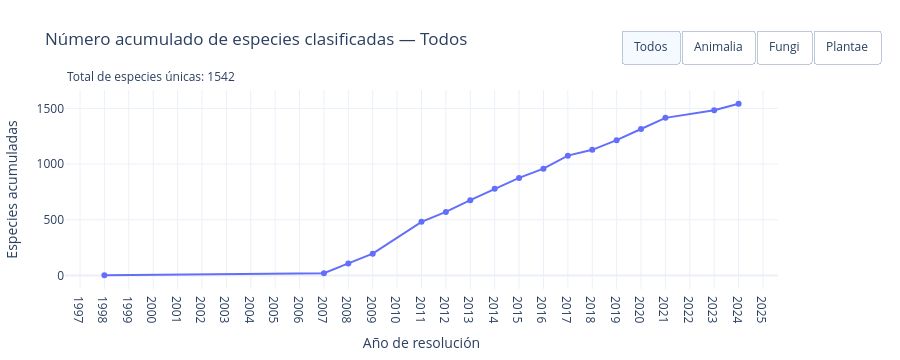
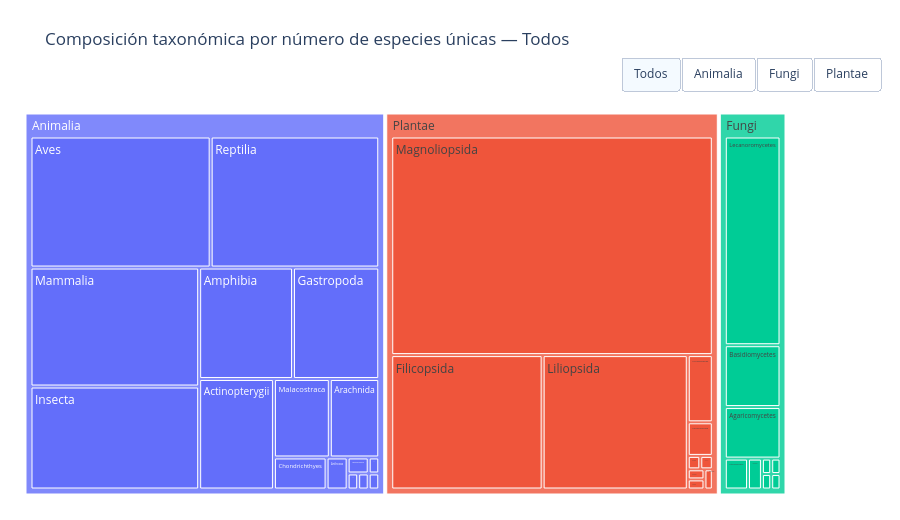

Source (notebook cell) for these figures, in order:
### Markdown cell above
## Observaciones

El seguimiento de este indicador demuestra contar con una línea base robusta y un mecanismo de actualización formal y continuo (los procesos anuales del RCE). La métrica refleja el resultado administrativo del esfuerzo estatal, cumpliendo su función de medir el progreso cuantitativo de ingresos al sistema. Sin embargo, como se detalla a continuación, el valor numérico global por sí solo no permite visibilizar la representatividad ecológica de lo que se está midiendo.

## Brechas

El análisis técnico de este indicador y sus fuentes de información revela importantes desafíos estructurales que deben subsanarse para agilizar el cumplimiento de la meta:
El análisis técnico de este indicador y de la base de datos que lo sustenta revela limitaciones metodológicas que condicionan la interpretación de la cifra final:
- Sesgo de representatividad en el valor numérico: El indicador contabiliza el total de "taxa", sin embargo, al analizar la evolución de la métrica por reinos, se evidencia que grupos como los invertebrados y el reino Fungi están subrepresentados. En consecuencia, el aumento numérico del indicador refleja en gran medida la disponibilidad histórica de datos sesgada hacia vertebrados y plantas.
- Limitaciones de trazabilidad en la base de datos: La herramienta subyacente a este indicador (la planilla de registro del MMA) presenta una arquitectura de datos plana. Esto dificulta realizar un seguimiento relacional a los cambios de estado de una misma especie a lo largo de los años (p. ej., cuando una especie es reevaluada y cambia de categoría). Por lo tanto, el indicador es útil para arrojar un "conteo total acumulado", pero pierde eficacia técnica cuando se intenta extraer de él tendencias de mejora o deterioro temporal de las especies.
- Incertidumbre por falta de estandarización taxonómica: La taxonomía es una disciplina dinámica donde las especies pueden cambiar de nomenclatura o se agrupan según nuevos estudios filogenéticos. Actualmente, el registro del RCE carece de un mecanismo automatizado de sincronización con las actualizaciones del Catálogo Nacional de Especies.

### Code cell
import pandas as pd
import plotly.graph_objects as go
import plotly.express as px

# -----------------------------
# Preparación de datos
# -----------------------------
base = df.copy()

columnas_taxonomicas = [col for col in ["REINO", "FILO", "CLASE", "ORDEN", "FAMILIA"] if col in base.columns]

candidatas_especie = ["NOMBRE CIENTÍFICO", "scientificName", "especie", "species"]
col_especie = next((c for c in candidatas_especie if c in base.columns), None)
if col_especie is None:
    raise ValueError("No se encontró una columna de especie reconocible en el dataframe.")

base["anio_resolucion"] = pd.to_numeric(base["anio_resolucion"], errors="coerce")
base = base.dropna(subset=["anio_resolucion", col_especie]).copy()
base["anio_resolucion"] = base["anio_resolucion"].astype(int)

for col in columnas_taxonomicas:
    base[col] = (
        base[col]
        .fillna("Sin dato")
        .astype(str)
        .str.strip()
        .replace("", "Sin dato")
    )

cols_dedup = ["anio_resolucion", col_especie] + columnas_taxonomicas
base = base.drop_duplicates(subset=cols_dedup)

# -----------------------------
# Reinos
# -----------------------------
reinos = sorted(base["REINO"].dropna().unique().tolist()) if "REINO" in base.columns else []
lista_reinos = ["Todos"] + reinos

# -----------------------------
# Funciones auxiliares
# -----------------------------
def construir_serie(datos):
    if datos.empty:
        return pd.DataFrame(columns=["anio_resolucion", "n_especies", "n_especies_acumuladas"])

    serie = (
        datos.groupby("anio_resolucion")[col_especie]
        .nunique()
        .reset_index(name="n_especies")
        .sort_values("anio_resolucion")
    )
    serie["n_especies_acumuladas"] = serie["n_especies"].cumsum()
    return serie


def construir_treemap_tabla(datos, profundidad="CLASE"):
    columnas_disponibles = [c for c in ["REINO", "FILO", "CLASE", "ORDEN", "FAMILIA"] if c in datos.columns]

    if profundidad not in columnas_disponibles:
        profundidad = columnas_disponibles[-1]

    path = columnas_disponibles[:columnas_disponibles.index(profundidad) + 1]

    tabla = (
        datos.groupby(path)[col_especie]
        .nunique()
        .reset_index(name="n_especies")
    )
    return tabla, path


# -----------------------------
# Precalcular datos por reino
# -----------------------------
series_por_reino = {}
treemap_por_reino = {}

profundidad_treemap = "CLASE" if "CLASE" in columnas_taxonomicas else columnas_taxonomicas[-1]

for reino in lista_reinos:
    datos = base if reino == "Todos" else base[base["REINO"] == reino].copy()
    series_por_reino[reino] = construir_serie(datos)
    treemap_por_reino[reino] = construir_treemap_tabla(datos, profundidad=profundidad_treemap)

# -----------------------------
# Figura 1: línea
# -----------------------------
fig_linea = go.Figure()

for reino in lista_reinos:
    serie = series_por_reino[reino]

    fig_linea.add_trace(
        go.Scatter(
            x=serie["anio_resolucion"],
            y=serie["n_especies"],
            mode="lines+markers",
            name=f"{reino} - anual",
            visible=False,
            hovertemplate="Año: %{x}<br>Especies nuevas: %{y}<extra></extra>"
        )
    )

    fig_linea.add_trace(
        go.Scatter(
            x=serie["anio_resolucion"],
            y=serie["n_especies_acumuladas"],
            mode="lines+markers",
            name=f"{reino} - acumulada",
            visible=False,
            hovertemplate="Año: %{x}<br>Especies acumuladas: %{y}<extra></extra>"
        )
    )

# Visible por defecto: Todos acumulada
if len(fig_linea.data) > 1:
    fig_linea.data[1].visible = True

botones_linea = []
for i, reino in enumerate(lista_reinos):
    visibles = [False] * len(fig_linea.data)
    visibles[2 * i + 1] = True  # acumulada por defecto

    serie = series_por_reino[reino]
    total = int(serie["n_especies"].sum()) if not serie.empty else 0
    primer_anio = int(serie["anio_resolucion"].min()) if not serie.empty else "-"
    ultimo_anio = int(serie["anio_resolucion"].max()) if not serie.empty else "-"

    botones_linea.append(
        dict(
            label=reino,
            method="update",
            args=[
                {"visible": visibles},
                {
                    "title": f"Número acumulado de especies clasificadas — {reino}",
                    "annotations": [
                        dict(
                            x=0, y=1.12, xref="paper", yref="paper",
                            text=f"Total de especies únicas: {total} | Rango temporal: {primer_anio}–{ultimo_anio}",
                            showarrow=False, xanchor="left", align="left"
                        )
                    ]
                }
            ]
        )
    )

fig_linea.update_layout(
    title="Número acumulado de especies clasificadas — Todos",
    template="plotly_white",
    hovermode="x unified",
    autosize=True,
    height=360,
    margin=dict(l=40, r=20, t=90, b=40),
    xaxis=dict(title="Año de resolución", dtick=1),
    yaxis=dict(title="Especies acumuladas"),
    annotations=[
        dict(
            x=0, y=1.12, xref="paper", yref="paper",
            text=(
                f"Total de especies únicas: "
                f"{int(series_por_reino['Todos']['n_especies'].sum()) if not series_por_reino['Todos'].empty else 0}"
            ),
            showarrow=False,
            xanchor="left",
            align="left"
        )
    ],
    updatemenus=[
    dict(
        type="buttons",
        direction="right",
        x=0.78,          # pegado a la izquierda
        y=1.3,          # bajo el título
        xanchor="left",
        yanchor="top",
        pad={"r":8,"t":0},
            showactive=True,
            buttons=botones_linea
        )
    ]
)

# -----------------------------
# Figura 2: treemap
# -----------------------------
fig_tree = go.Figure()

for i, reino in enumerate(lista_reinos):
    tabla_tree, path_tree = treemap_por_reino[reino]

    if tabla_tree.empty:
        fig_tree.add_trace(
            go.Treemap(
                labels=["Sin datos"],
                parents=[""],
                values=[1],
                visible=(i == 0),
                textinfo="label"
            )
        )
    else:
        fig_tmp = px.treemap(
            tabla_tree,
            path=path_tree,
            values="n_especies"
        )

        trace = fig_tmp.data[0]
        trace.visible = (i == 0)
        fig_tree.add_trace(trace)

botones_tree = []
for i, reino in enumerate(lista_reinos):
    visibles = [False] * len(fig_tree.data)
    visibles[i] = True

    botones_tree.append(
        dict(
            label=reino,
            method="update",
            args=[
                {"visible": visibles},
                {"title": f"Composición taxonómica por número de especies únicas — {reino}"}
            ]
        )
    )

fig_tree.update_layout(
    title="Composición taxonómica por número de especies únicas — Todos",
    template="plotly_white",
    autosize=True,
    height=520,
    margin=dict(l=20, r=20, t=90, b=20),
   updatemenus=[
    dict(
        type="buttons",
        direction="right",
        x=0.78,          # pegado a la izquierda
        y=1.08,          # bajo el título
        xanchor="left",
        yanchor="top",
        pad={"r":8,"t":0},
            showactive=True,
            buttons=botones_tree
        )
    ]
)

# -----------------------------
# Mostrar
# -----------------------------
fig_linea.show(config={"responsive": True})
fig_tree.show(config={"responsive": True})

### Figure 1 — Plotly figure (JSON) as saved in the notebook; plotly's stock layout.template omitted (floating-point values rounded to 4 significant figures)
{"data": [{"hovertemplate": "Año: %{x}<br>Especies nuevas: %{y}<extra></extra>", "mode": "lines+markers", "name": "Todos - anual", "type": "scatter", "visible": false, "x": [1998, 2007, 2008, 2009, 2011, 2012, 2013, 2014, 2015, 2016, 2017, 2018, 2019, 2020, 2021, 2023, 2024], "y": [2, 18, 89, 87, 286, 89, 105, 103, 97, 83, 117, 52, 87, 100, 100, 68, 59]}, {"hovertemplate": "Año: %{x}<br>Especies acumuladas: %{y}<extra></extra>", "mode": "lines+markers", "name": "Todos - acumulada", "type": "scatter", "visible": true, "x": [1998, 2007, 2008, 2009, 2011, 2012, 2013, 2014, 2015, 2016, 2017, 2018, 2019, 2020, 2021, 2023, 2024], "y": [2, 20, 109, 196, 482, 571, 676, 779, 876, 959, 1076, 1128, 1215, 1315, 1415, 1483, 1542]}, {"hovertemplate": "Año: %{x}<br>Especies nuevas: %{y}<extra></extra>", "mode": "lines+markers", "name": "Animalia - anual", "type": "scatter", "visible": false, "x": [1998, 2007, 2008, 2009, 2011, 2012, 2013, 2014, 2015, 2016, 2017, 2018, 2019, 2020, 2021, 2023, 2024], "y": [2, 9, 44, 18, 96, 20, 9, 58, 60, 68, 96, 27, 66, 45, 60, 37, 15]}, {"hovertemplate": "Año: %{x}<br>Especies acumuladas: %{y}<extra></extra>", "mode": "lines+markers", "name": "Animalia - acumulada", "type": "scatter", "visible": false, "x": [1998, 2007, 2008, 2009, 2011, 2012, 2013, 2014, 2015, 2016, 2017, 2018, 2019, 2020, 2021, 2023, 2024], "y": [2, 11, 55, 73, 169, 189, 198, 256, 316, 384, 480, 507, 573, 618, 678, 715, 730]}, {"hovertemplate": "Año: %{x}<br>Especies nuevas: %{y}<extra></extra>", "mode": "lines+markers", "name": "Fungi - anual", "type": "scatter", "visible": false, "x": [2015, 2017, 2018, 2019, 2020, 2021, 2023, 2024], "y": [22, 6, 16, 16, 45, 21, 6, 5]}, {"hovertemplate": "Año: %{x}<br>Especies acumuladas: %{y}<extra></extra>", "mode": "lines+markers", "name": "Fungi - acumulada", "type": "scatter", "visible": false, "x": [2015, 2017, 2018, 2019, 2020, 2021, 2023, 2024], "y": [22, 28, 44, 60, 105, 126, 132, 137]}, {"hovertemplate": "Año: %{x}<br>Especies nuevas: %{y}<extra></extra>", "mode": "lines+markers", "name": "Plantae - anual", "type": "scatter", "visible": false, "x": [2007, 2008, 2009, 2011, 2012, 2013, 2014, 2015, 2016, 2017, 2018, 2019, 2020, 2021, 2023, 2024], "y": [9, 45, 69, 190, 69, 96, 45, 15, 15, 15, 9, 5, 10, 19, 25, 39]}, {"hovertemplate": "Año: %{x}<br>Especies acumuladas: %{y}<extra></extra>", "mode": "lines+markers", "name": "Plantae - acumulada", "type": "scatter", "visible": false, "x": [2007, 2008, 2009, 2011, 2012, 2013, 2014, 2015, 2016, 2017, 2018, 2019, 2020, 2021, 2023, 2024], "y": [9, 54, 123, 313, 382, 478, 523, 538, 553, 568, 577, 582, 592, 611, 636, 675]}], "layout": {"annotations": [{"align": "left", "showarrow": false, "text": "Total de especies únicas: 1542", "x": 0, "xanchor": "left", "xref": "paper", "y": 1.12, "yref": "paper"}], "autosize": true, "height": 360, "hovermode": "x unified", "margin": {"b": 40, "l": 40, "r": 20, "t": 90}, "title": {"text": "Número acumulado de especies clasificadas — Todos"}, "updatemenus": [{"buttons": [{"args": [{"visible": [false, true, false, false, false, false, false, false]}, {"annotations": [{"align": "left", "showarrow": false, "text": "Total de especies únicas: 1542 | Rango temporal: 1998–2024", "x": 0, "xanchor": "left", "xref": "paper", "y": 1.12, "yref": "paper"}], "title": "Número acumulado de especies clasificadas — Todos"}], "label": "Todos", "method": "update"}, {"args": [{"visible": [false, false, false, true, false, false, false, false]}, {"annotations": [{"align": "left", "showarrow": false, "text": "Total de especies únicas: 730 | Rango temporal: 1998–2024", "x": 0, "xanchor": "left", "xref": "paper", "y": 1.12, "yref": "paper"}], "title": "Número acumulado de especies clasificadas — Animalia"}], "label": "Animalia", "method": "update"}, {"args": [{"visible": [false, false, false, false, false, true, false, false]}, {"annotations": [{"align": "left", "showarrow": false, "text": "Total de especies únicas: 137 | Rango temporal: 2015–2024", "x": 0, "xanchor": "left", "xref": "paper", "y": 1.12, "yref": "paper"}], "title": "Número acumulado de especies clasificadas — Fungi"}], "label": "Fungi", "method": "update"}, {"args": [{"visible": [false, false, false, false, false, false, false, true]}, {"annotations": [{"align": "left", "showarrow": false, "text": "Total de especies únicas: 675 | Rango temporal: 2007–2024", "x": 0, "xanchor": "left", "xref": "paper", "y": 1.12, "yref": "paper"}], "title": "Número acumulado de especies clasificadas — Plantae"}], "label": "Plantae", "method": "update"}], "direction": "right", "pad": {"r": 8, "t": 0}, "showactive": true, "type": "buttons", "x": 0.78, "xanchor": "left", "y": 1.3, "yanchor": "top"}], "xaxis": {"dtick": 1, "title": {"text": "Año de resolución"}}, "yaxis": {"title": {"text": "Especies acumuladas"}}}}

### Figure 2 — Plotly figure (JSON) as saved in the notebook; plotly's stock layout.template omitted (floating-point values rounded to 4 significant figures)
{"data": [{"branchvalues": "total", "domain": {"x": [0, 1], "y": [0, 1]}, "hovertemplate": "labels=%{label}<br>n_especies=%{value}<br>parent=%{parent}<br>id=%{id}<extra></extra>", "ids": ["Animalia/Actinopterygii", "Animalia/Amphibia", "Animalia/Anthozoa", "Animalia/Arachnida", "Animalia/Aves", "Animalia/Cephalaspidomorphi", "Animalia/Chondrichthyes", "Animalia/Clitellata", "Animalia/Gastropoda", "Animalia/Hydrozoa", "Animalia/Insecta", "Animalia/Malacostraca", "Animalia/Mammalia", "Animalia/Polyplacophora", "Animalia/Reptilia", "Animalia/Udeonycophora", "Fungi/Agaricomycetes", "Fungi/Arthoniomycetes", "Fungi/Ascomycetes", "Fungi/Basidiomycetes", "Fungi/Candelariomycetes", "Fungi/Exobasidiomycetes", "Fungi/Lecanoromycetes", "Fungi/Lichinomycetes", "Fungi/Sordariomycetes", "Plantae/Bryopsida", "Plantae/Coniferopsida", "Plantae/Eudicotyledoneae", "Plantae/Filicopsida", "Plantae/Gnetopsida", "Plantae/Liliopsida", "Plantae/Lycopodiopsida", "Plantae/Magnoliopsida", "Plantae/Psilopsida", "Plantae/Sphenopsida", "Animalia", "Fungi", "Plantae"], "labels": ["Actinopterygii", "Amphibia", "Anthozoa", "Arachnida", "Aves", "Cephalaspidomorphi", "Chondrichthyes", "Clitellata", "Gastropoda", "Hydrozoa", "Insecta", "Malacostraca", "Mammalia", "Polyplacophora", "Reptilia", "Udeonycophora", "Agaricomycetes", "Arthoniomycetes", "Ascomycetes", "Basidiomycetes", "Candelariomycetes", "Exobasidiomycetes", "Lecanoromycetes", "Lichinomycetes", "Sordariomycetes", "Bryopsida", "Coniferopsida", "Eudicotyledoneae", "Filicopsida", "Gnetopsida", "Liliopsida", "Lycopodiopsida", "Magnoliopsida", "Psilopsida", "Sphenopsida", "Animalia", "Fungi", "Plantae"], "name": "", "parents": ["Animalia", "Animalia", "Animalia", "Animalia", "Animalia", "Animalia", "Animalia", "Animalia", "Animalia", "Animalia", "Animalia", "Animalia", "Animalia", "Animalia", "Animalia", "Animalia", "Fungi", "Fungi", "Fungi", "Fungi", "Fungi", "Fungi", "Fungi", "Fungi", "Fungi", "Plantae", "Plantae", "Plantae", "Plantae", "Plantae", "Plantae", "Plantae", "Plantae", "Plantae", "Plantae", "", "", ""], "type": "treemap", "values": [49.0, 62.0, 4.0, 23.0, 140.0, 2.0, 10.0, 1.0, 57.0, 1.0, 103.0, 26.0, 119.0, 1.0, 131.0, 1.0, 20.0, 5.0, 3.0, 24.0, 1.0, 1.0, 81.0, 1.0, 1.0, 1.0, 5.0, 1.0, 121.0, 1.0, 116.0, 10.0, 418.0, 1.0, 1.0, 730.0, 137.0, 675.0], "visible": true}, {"branchvalues": "total", "domain": {"x": [0, 1], "y": [0, 1]}, "hovertemplate": "labels=%{label}<br>n_especies=%{value}<br>parent=%{parent}<br>id=%{id}<extra></extra>", "ids": ["Animalia/Actinopterygii", "Animalia/Amphibia", "Animalia/Anthozoa", "Animalia/Arachnida", "Animalia/Aves", "Animalia/Cephalaspidomorphi", "Animalia/Chondrichthyes", "Animalia/Clitellata", "Animalia/Gastropoda", "Animalia/Hydrozoa", "Animalia/Insecta", "Animalia/Malacostraca", "Animalia/Mammalia", "Animalia/Polyplacophora", "Animalia/Reptilia", "Animalia/Udeonycophora", "Animalia"], "labels": ["Actinopterygii", "Amphibia", "Anthozoa", "Arachnida", "Aves", "Cephalaspidomorphi", "Chondrichthyes", "Clitellata", "Gastropoda", "Hydrozoa", "Insecta", "Malacostraca", "Mammalia", "Polyplacophora", "Reptilia", "Udeonycophora", "Animalia"], "name": "", "parents": ["Animalia", "Animalia", "Animalia", "Animalia", "Animalia", "Animalia", "Animalia", "Animalia", "Animalia", "Animalia", "Animalia", "Animalia", "Animalia", "Animalia", "Animalia", "Animalia", ""], "type": "treemap", "values": [49.0, 62.0, 4.0, 23.0, 140.0, 2.0, 10.0, 1.0, 57.0, 1.0, 103.0, 26.0, 119.0, 1.0, 131.0, 1.0, 730.0], "visible": false}, {"branchvalues": "total", "domain": {"x": [0, 1], "y": [0, 1]}, "hovertemplate": "labels=%{label}<br>n_especies=%{value}<br>parent=%{parent}<br>id=%{id}<extra></extra>", "ids": ["Fungi/Agaricomycetes", "Fungi/Arthoniomycetes", "Fungi/Ascomycetes", "Fungi/Basidiomycetes", "Fungi/Candelariomycetes", "Fungi/Exobasidiomycetes", "Fungi/Lecanoromycetes", "Fungi/Lichinomycetes", "Fungi/Sordariomycetes", "Fungi"], "labels": ["Agaricomycetes", "Arthoniomycetes", "Ascomycetes", "Basidiomycetes", "Candelariomycetes", "Exobasidiomycetes", "Lecanoromycetes", "Lichinomycetes", "Sordariomycetes", "Fungi"], "name": "", "parents": ["Fungi", "Fungi", "Fungi", "Fungi", "Fungi", "Fungi", "Fungi", "Fungi", "Fungi", ""], "type": "treemap", "values": [20.0, 5.0, 3.0, 24.0, 1.0, 1.0, 81.0, 1.0, 1.0, 137.0], "visible": false}, {"branchvalues": "total", "domain": {"x": [0, 1], "y": [0, 1]}, "hovertemplate": "labels=%{label}<br>n_especies=%{value}<br>parent=%{parent}<br>id=%{id}<extra></extra>", "ids": ["Plantae/Bryopsida", "Plantae/Coniferopsida", "Plantae/Eudicotyledoneae", "Plantae/Filicopsida", "Plantae/Gnetopsida", "Plantae/Liliopsida", "Plantae/Lycopodiopsida", "Plantae/Magnoliopsida", "Plantae/Psilopsida", "Plantae/Sphenopsida", "Plantae"], "labels": ["Bryopsida", "Coniferopsida", "Eudicotyledoneae", "Filicopsida", "Gnetopsida", "Liliopsida", "Lycopodiopsida", "Magnoliopsida", "Psilopsida", "Sphenopsida", "Plantae"], "name": "", "parents": ["Plantae", "Plantae", "Plantae", "Plantae", "Plantae", "Plantae", "Plantae", "Plantae", "Plantae", "Plantae", ""], "type": "treemap", "values": [1.0, 5.0, 1.0, 121.0, 1.0, 116.0, 10.0, 418.0, 1.0, 1.0, 675.0], "visible": false}], "layout": {"autosize": true, "height": 520, "margin": {"b": 20, "l": 20, "r": 20, "t": 90}, "title": {"text": "Composición taxonómica por número de especies únicas — Todos"}, "updatemenus": [{"buttons": [{"args": [{"visible": [true, false, false, false]}, {"title": "Composición taxonómica por número de especies únicas — Todos"}], "label": "Todos", "method": "update"}, {"args": [{"visible": [false, true, false, false]}, {"title": "Composición taxonómica por número de especies únicas — Animalia"}], "label": "Animalia", "method": "update"}, {"args": [{"visible": [false, false, true, false]}, {"title": "Composición taxonómica por número de especies únicas — Fungi"}], "label": "Fungi", "method": "update"}, {"args": [{"visible": [false, false, false, true]}, {"title": "Composición taxonómica por número de especies únicas — Plantae"}], "label": "Plantae", "method": "update"}], "direction": "right", "pad": {"r": 8, "t": 0}, "showactive": true, "type": "buttons", "x": 0.78, "xanchor": "left", "y": 1.08, "yanchor": "top"}]}}
